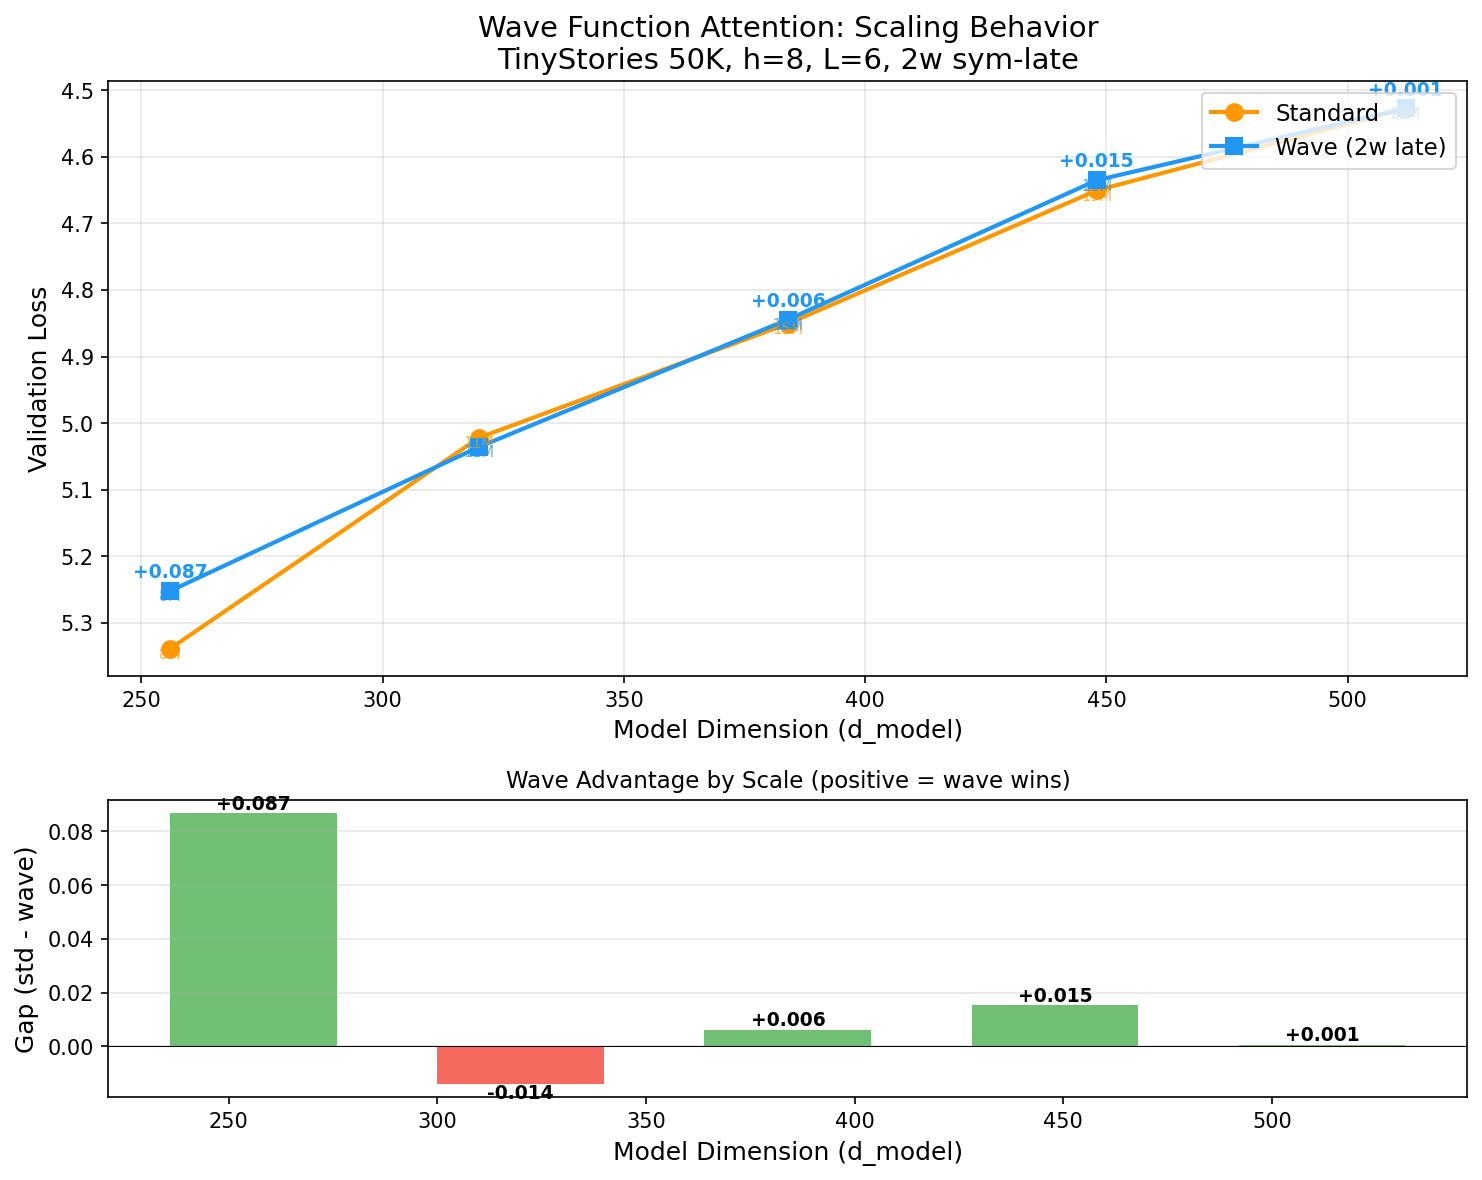

Write Python code to recreate this figure.
"""Generate scaling chart for wave function experiments."""
import matplotlib
matplotlib.use('Agg')
import matplotlib.pyplot as plt
import numpy as np

# Scaling scan data
dims = [256, 320, 384, 448, 512]
std_params = [8.3, 11.4, 14.8, 18.7, 22.9]
wave_params = [8.2, 11.2, 14.6, 18.4, 22.5]
std_vals = [5.3388, 5.0219, 4.8506, 4.6504, 4.5277]
wave_vals = [5.2521, 5.0358, 4.8444, 4.6351, 4.5272]
gaps = [s - w for s, w in zip(std_vals, wave_vals)]

fig, (ax1, ax2) = plt.subplots(2, 1, figsize=(10, 8), gridspec_kw={'height_ratios': [2, 1]})

# Top: val loss vs model dimension
ax1.plot(dims, std_vals, 'o-', color='#FF9800', linewidth=2, markersize=8, label='Standard', zorder=3)
ax1.plot(dims, wave_vals, 's-', color='#2196F3', linewidth=2, markersize=8, label='Wave (2w late)', zorder=3)

# Shade the advantage regions
for i in range(len(dims)):
    if gaps[i] > 0:
        ax1.annotate(f'+{gaps[i]:.3f}', (dims[i], wave_vals[i] - 0.02),
                    ha='center', fontsize=9, color='#2196F3', fontweight='bold')

ax1.set_xlabel('Model Dimension (d_model)', fontsize=12)
ax1.set_ylabel('Validation Loss', fontsize=12)
ax1.set_title('Wave Function Attention: Scaling Behavior\nTinyStories 50K, h=8, L=6, 2w sym-late', fontsize=14)
ax1.legend(fontsize=11, loc='upper right')
ax1.grid(alpha=0.3)
ax1.invert_yaxis()

# Add param annotations
for i, d in enumerate(dims):
    ax1.annotate(f'{std_params[i]:.0f}M', (d, std_vals[i] + 0.015),
                ha='center', fontsize=7, color='#FF9800', alpha=0.7)
    ax1.annotate(f'{wave_params[i]:.0f}M', (d, wave_vals[i] + 0.015),
                ha='center', fontsize=7, color='#2196F3', alpha=0.7)

# Bottom: gap vs model size
colors = ['#4CAF50' if g > 0 else '#F44336' for g in gaps]
bars = ax2.bar(dims, gaps, width=40, color=colors, alpha=0.8)
ax2.axhline(y=0, color='black', linewidth=0.5)
ax2.set_xlabel('Model Dimension (d_model)', fontsize=12)
ax2.set_ylabel('Gap (std - wave)', fontsize=12)
ax2.set_title('Wave Advantage by Scale (positive = wave wins)', fontsize=11)
ax2.grid(axis='y', alpha=0.3)

for i, (d, g) in enumerate(zip(dims, gaps)):
    ax2.annotate(f'{g:+.3f}', (d, g), ha='center',
                va='bottom' if g > 0 else 'top',
                fontsize=9, fontweight='bold')

plt.tight_layout()
plt.savefig('scaling_wave.png', dpi=150, bbox_inches='tight')
print('Saved scaling_wave.png')
print(f'\nWave wins at {sum(1 for g in gaps if g > 0)}/{len(gaps)} scales')
print(f'Biggest win: d={dims[gaps.index(max(gaps))]} gap={max(gaps):.4f}')
